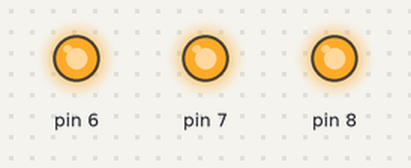
Simulated run of this sketch. Board: Arduino Uno, built with avr-gcc and run on an emulated ATmega328P. Parts: output pins drawn as LEDs (lit = HIGH).

Above: at 0.07 s.
At 2.62 s:
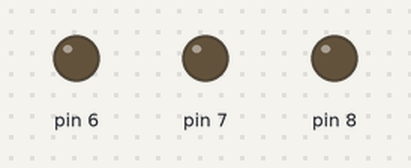
Timing chart, 0 to 3.0 s (numbered marks = the images above):
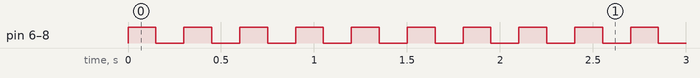

The sketch:

_4TaskOwnPriorities_RunT.ino
```cpp
#include <Arduino_FreeRTOS.h>

#define RED     6
#define YELLOW  7
#define GREEN   8

typedef int TaskProfiler;

TaskProfiler redLEDProfiler;
TaskProfiler yellowLEDProfiler;
TaskProfiler greenLEDProfiler;

TaskHandle_t red_Handle, yellow_Handle, green_Handle;


const uint8_t *redLed    = (uint8_t *)RED;
const uint8_t *yellowLed = (uint8_t *)YELLOW;
const uint8_t *greenLed  = (uint8_t *)GREEN;


void setup(){
  xTaskCreate(LEDControllerTask, "RED LED Task", 100, (void *)redLed, 2, &red_Handle);
  xTaskCreate(LEDControllerTask, "YELLOW LED Task", 100, (void *)yellowLed, 2, &yellow_Handle);
  xTaskCreate(LEDControllerTask, "GREEN LED Task", 100, (void *)greenLed, 2, &green_Handle);

}

void LEDControllerTask(void *pvParameter){

  static uint8_t c = 0, b=0, a=0;
  c+=1;
  b+=2;
  a+=3;
  pinMode((uint8_t)pvParameter, OUTPUT);
  while(1){
    digitalWrite((uint8_t)pvParameter,digitalRead((uint8_t)pvParameter)^1);
    vTaskPrioritySet(red_Handle, (c++)%4);
    vTaskPrioritySet(yellow_Handle, (b++)%4);
    vTaskPrioritySet(green_Handle, (a++)%4);
    delay(150);
  }
}

void loop(){

}
```

Measured:
- by itself, pin 6–8: alternates HIGH for 0.15 s and LOW for 0.15 s
